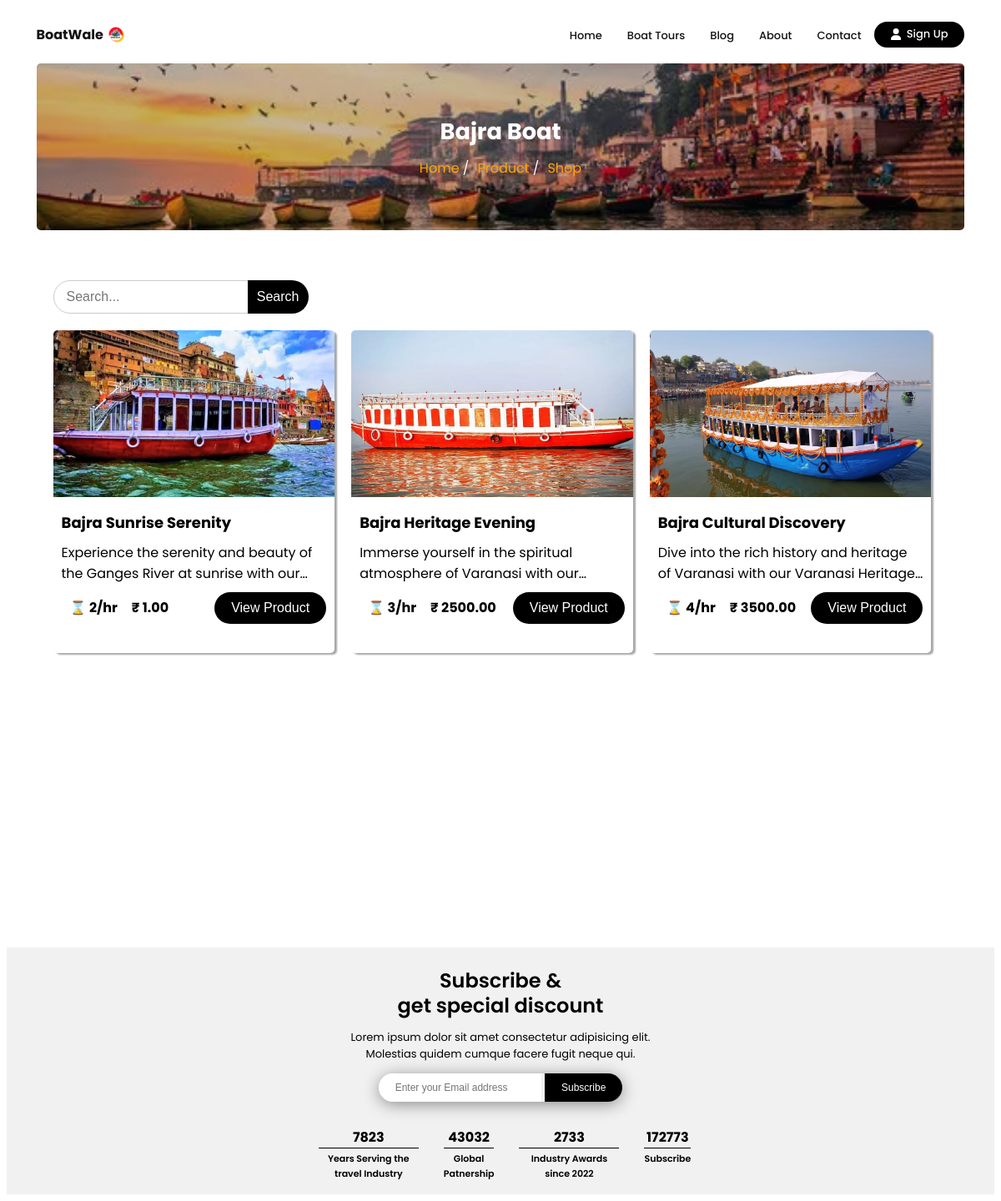
The app's page /boat-packages/bajra-boat-varanasi/ with its own data.
### product/models.py (models this page shows, shortened)
class Boat(models.Model):
    name = models.CharField(max_length=200)
    type = models.CharField(max_length=100)
    slug = models.SlugField(unique=True, null=True, blank=True)
    capacity = models.IntegerField()
    description = models.TextField()
    image = models.ImageField(upload_to='boats/')

class Tour(models.Model):
    image = models.ImageField(upload_to='tours/', null=True, blank=True)
    name = models.CharField(max_length=200)
    slug = models.SlugField(unique=True, null=True, blank=True)
    description = models.TextField()
    duration = models.IntegerField()
    old_price = models.DecimalField(max_digits=8, decimal_places=2, null=True, blank=True)
    new_price = models.DecimalField(max_digits=8, decimal_places=2)
    boat = models.ForeignKey(Boat, on_delete=models.CASCADE)
    available_seats = models.IntegerField()
    start_date = models.DateField()
    end_date = models.DateField()

### product/views.py (the view)
# urls.py: path('boat-packages/<slug:slug>/', views.boat_packages, name="boat-packages")
def boat_packages(request, slug):
    boat_tour = get_object_or_404(Boat, slug=slug)
    boat_packages = Tour.objects.filter(boat=boat_tour)
    context = {
        'title': boat_tour.name,
        'description': 'Discover our diverse range of boat tours in Varanasi, from sunrise/sunset cruises to special religious ceremonies, and experience the Ganges River like never before with Boatwale.',
        'keywords': "Varanasi boat tours, Ganges River boat rides, sunrise cruises, sunset cruises, religious ceremonies, Boatwale boat tours, boat experiences",
        'boat_tour': boat_tour,
        'boat_packages': boat_packages
    }
    return render(request, 'boat-packages.html', context=context)

### templates/boat-packages.html (shortened to what this page needs)
{% extends "base.html" %}
{% load static %}
{% block cssblock %}
<link rel="preload" href="{% static "css/shop-product.css" %}" as="style" onload="this.onload=null;this.rel='stylesheet'">
{% endblock cssblock %}
{% block content %}
    {% include "hero.html" %}
    <section class="packages">
        <div class="category">
            <div class="sec_fit">
                <div class="search_bx">
                    <input type="text" placeholder="Search..." id="boat_src">
                    <button>Search</button>
                </div>
            </div>
            <div class="product">
                {% for product in boat_packages %}
                    <div class="card">
                        <img fetchpriority="high" loading="lazy" src="/media/{{product.image}}" alt="{{product.image_alt}}">
                        <h2>{{product.name}}</h2>
                        <p>{{product.description}}</p>
                        <div class="add-to-cart">
                            <p class="price">⌛ {{product.duration}}/hr &nbsp; &nbsp; ₹&nbsp;{{product.new_price}}</p>
                            <button class="addbtn"><a href="{% url "product" product.slug %}">View Product</a></button>
                        </div>
                    </div>
                {% endfor %}
            </div>
        </div>
    </section>
{% endblock content %}

### templates/hero.html (shortened to what this page needs)
{% load static %}
{% block cssblock %}
    <link rel="preload" href="{% static "css/hero.css" %}" as="style" onload="this.onload=null;this.rel='stylesheet'">
{% endblock cssblock %}
<div class="banner">
    <h1>{{title}}</h1>
    <ol>
        <li>Home <span>/</span></li>
        <li>Product <span>/</span></li>
        <li>Shop</li>
    </ol>
</div>

### static/css/shop-product.css (style rules this page uses)
section.packages { width: 80%; margin: auto; min-height: 100vh; padding: 20px; }
.category { border-radius: 5px; margin-top: 20px; padding: 20px; background-color: #fff; }
.category .sec_fit { display: flex; justify-content: space-between; align-items: center; margin-bottom: 20px; }
.category .sec_fit .search_bx input { padding: 10px 10px 10px 15px; font-size: 1rem; border: 1px solid #ccc; border-radius: 25px 0px 0px 25px; flex: 1; margin-right: -5px; outline: none; }
.category .sec_fit .search_bx button { padding: 11px; font-size: 1rem; background-color: #000000; color: #fff; border: none; border-radius: 0px 25px 25px 0px; cursor: pointer; transition: background-color 0.3s ease; }
.product { border-radius: 5px; display: flex; justify-content: flex-start; align-items: flex-start; flex-wrap: wrap; gap: 20px; }
.product .card { flex-basis: calc(33.33% - 20px); border-radius: 5px; overflow: hidden; background-color: #fff; box-shadow: 3px 2px 2px rgb(0 0 0 / 35%); min-width: 266px; }
.product .card img { height: 200px; width: 100%; object-fit: cover; }
.product .card h2 { padding: 10px; font-size: 18px; }
.product .card p { padding: 0 10px; }
.product .card h2, .product .card p { margin: 0; white-space: pre-line; overflow: hidden; text-overflow: ellipsis; display: -webkit-box; -webkit-line-clamp: 2; -webkit-box-orient: vertical; }
.product .card .price { font-weight: bold; }
.product .card .add-to-cart { display: flex; justify-content: space-between; align-items: center; padding: 10px; margin-bottom: 25px; }
.product .card .add-to-cart .addbtn { padding: 10px 20px; font-size: 1rem; background-color: #000000; color: #fff; border: none; cursor: pointer; transition: background-color 0.3s ease; border-radius: 25px; }
.product .card .add-to-cart .addbtn a { text-decoration: none; color: white; }
@media screen and (max-width: 1249px) { section.packages { width: 94%; } }

### static/css/hero.css (style rules this page uses)
.banner { width: 80%; margin: auto; height: 200px; background: linear-gradient(rgba(1, 1, 1, 0.226), rgba(7, 7, 7, 0.221)), url(../images/tour-images/varanasi-ghat.webp) no-repeat center center/cover; border-radius: 5px; display: flex; align-items: center; justify-content: center; flex-direction: column; }
.banner h1 { font-size: 1.7rem; color: rgb(255, 255, 255); font-weight: 700; margin: 0; text-align: center; }
.banner ol { display: flex; align-items: center; justify-content: center; list-style: none; color: rgb(255, 166, 0); margin: 10px 0 0 0; padding: 0; }
.banner ol li { margin: 0 5px; }
.banner ol li span { color: white; }
@media screen and (max-width: 1249px) { .banner { width: 94%; } }

### records on screen
Boat: name "Bajra Boat"
Tour: image (picture), name "Bajra Sunrise Serenity", description "Experience the serenity and beauty of the Ganges River at sunrise with…", duration "2", new_price "1.00"
Tour: image (picture), name "Bajra Heritage Evening", description "Immerse yourself in the spiritual atmosphere of Varanasi with…", duration "3", new_price "2500.00"
Tour: image (picture), name "Bajra Cultural Discovery", description "Dive into the rich history and heritage of Varanasi with our Varanasi…", duration "4", new_price "3500.00"
